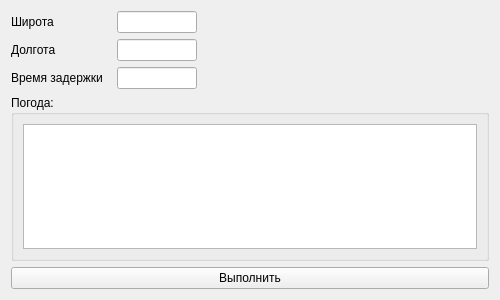
<?xml version="1.0" encoding="UTF-8"?>
<ui version="4.0">
 <class>Form</class>
 <widget class="QWidget" name="Form">
  <property name="geometry">
   <rect>
    <x>0</x>
    <y>0</y>
    <width>500</width>
    <height>300</height>
   </rect>
  </property>
  <property name="windowTitle">
   <string>Form</string>
  </property>
  <layout class="QVBoxLayout" name="verticalLayout_3">
   <item>
    <layout class="QVBoxLayout" name="verticalLayout">
     <item>
      <layout class="QHBoxLayout" name="horizontalLayout">
       <item>
        <widget class="QLabel" name="label_2">
         <property name="minimumSize">
          <size>
           <width>100</width>
           <height>0</height>
          </size>
         </property>
         <property name="text">
          <string>Широта</string>
         </property>
        </widget>
       </item>
       <item>
        <widget class="QLineEdit" name="LatitudeLineEdit">
         <property name="minimumSize">
          <size>
           <width>80</width>
           <height>0</height>
          </size>
         </property>
         <property name="maximumSize">
          <size>
           <width>80</width>
           <height>16777215</height>
          </size>
         </property>
        </widget>
       </item>
       <item>
        <spacer name="horizontalSpacer_3">
         <property name="orientation">
          <enum>Qt::Orientation::Horizontal</enum>
         </property>
         <property name="sizeHint" stdset="0">
          <size>
           <width>40</width>
           <height>20</height>
          </size>
         </property>
        </spacer>
       </item>
      </layout>
     </item>
     <item>
      <layout class="QHBoxLayout" name="horizontalLayout_2">
       <item>
        <widget class="QLabel" name="label">
         <property name="minimumSize">
          <size>
           <width>100</width>
           <height>0</height>
          </size>
         </property>
         <property name="text">
          <string>Долгота</string>
         </property>
        </widget>
       </item>
       <item>
        <widget class="QLineEdit" name="LongitudeLineEdit">
         <property name="minimumSize">
          <size>
           <width>80</width>
           <height>0</height>
          </size>
         </property>
         <property name="maximumSize">
          <size>
           <width>80</width>
           <height>16777215</height>
          </size>
         </property>
        </widget>
       </item>
       <item>
        <spacer name="horizontalSpacer_2">
         <property name="orientation">
          <enum>Qt::Orientation::Horizontal</enum>
         </property>
         <property name="sizeHint" stdset="0">
          <size>
           <width>40</width>
           <height>20</height>
          </size>
         </property>
        </spacer>
       </item>
      </layout>
     </item>
     <item>
      <layout class="QHBoxLayout" name="horizontalLayout_3">
       <item>
        <widget class="QLabel" name="label_3">
         <property name="minimumSize">
          <size>
           <width>100</width>
           <height>0</height>
          </size>
         </property>
         <property name="text">
          <string>Время задержки</string>
         </property>
        </widget>
       </item>
       <item>
        <widget class="QLineEdit" name="TimeDelayLineEdit">
         <property name="minimumSize">
          <size>
           <width>80</width>
           <height>0</height>
          </size>
         </property>
         <property name="maximumSize">
          <size>
           <width>80</width>
           <height>16777215</height>
          </size>
         </property>
        </widget>
       </item>
       <item>
        <spacer name="horizontalSpacer">
         <property name="orientation">
          <enum>Qt::Orientation::Horizontal</enum>
         </property>
         <property name="sizeHint" stdset="0">
          <size>
           <width>40</width>
           <height>20</height>
          </size>
         </property>
        </spacer>
       </item>
      </layout>
     </item>
     <item>
      <widget class="QGroupBox" name="groupBox">
       <property name="title">
        <string>Погода:</string>
       </property>
       <layout class="QVBoxLayout" name="verticalLayout_2">
        <item>
         <widget class="QPlainTextEdit" name="WeatherPlainTextEdit"/>
        </item>
       </layout>
      </widget>
     </item>
     <item>
      <widget class="QPushButton" name="WeatherPushButton">
       <property name="text">
        <string>Выполнить</string>
       </property>
      </widget>
     </item>
    </layout>
   </item>
  </layout>
 </widget>
 <resources/>
 <connections/>
</ui>
